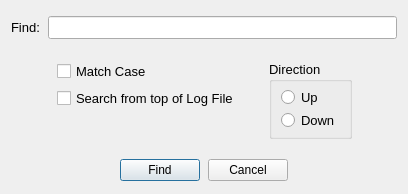
<?xml version="1.0" encoding="UTF-8"?>
<ui version="4.0">
 <class>Dialog_Find</class>
 <widget class="QDialog" name="Dialog_Find">
  <property name="modal">
   <bool>false</bool>
  </property>
  <property name="windowTitle">
   <string>Find</string>
  </property>
  <property name="windowModality">
   <enum>Qt::NonModal</enum>
  </property>
  <property name="geometry">
   <rect>
    <x>0</x>
    <y>0</y>
    <width>408</width>
    <height>194</height>
   </rect>
  </property>
  <layout class="QGridLayout" name="gridLayout">
   <property name="horizontalSpacing">
    <number>30</number>
   </property>
   <property name="topMargin">
    <number>10</number>
   </property>
   <item row="4" column="2" rowspan="3">
    <widget class="QGroupBox" name="groupBox">
     <property name="title">
      <string>Direction</string>
     </property>
     <property name="font">
      <font>
       <pointsize>10</pointsize>
      </font>
     </property>
     <layout class="QGridLayout" name="gridLayout_2">
      <property name="verticalSpacing">
       <number>2</number>
      </property>
      <property name="horizontalSpacing">
       <number>0</number>
      </property>
      <property name="topMargin">
       <number>5</number>
      </property>
      <property name="bottomMargin">
       <number>5</number>
      </property>
      <item row="1" column="0">
       <widget class="QRadioButton" name="down_RB">
        <property name="text">
         <string>Down</string>
        </property>
        <property name="font">
         <font>
          <pointsize>10</pointsize>
         </font>
        </property>
       </widget>
      </item>
      <item row="0" column="0">
       <widget class="QRadioButton" name="up_RB">
        <property name="text">
         <string>Up</string>
        </property>
        <property name="font">
         <font>
          <pointsize>10</pointsize>
         </font>
        </property>
       </widget>
      </item>
     </layout>
    </widget>
   </item>
   <item row="5" column="1">
    <widget class="QCheckBox" name="searchTop_CKB">
     <property name="text">
      <string>Search from top of Log File</string>
     </property>
     <property name="font">
      <font>
       <pointsize>10</pointsize>
      </font>
     </property>
    </widget>
   </item>
   <item row="2" column="0" colspan="4">
    <spacer name="verticalSpacer_1">
     <property name="sizeType">
      <enum>QSizePolicy::Fixed</enum>
     </property>
     <property name="sizeHint" stdset="0">
      <size>
       <width>100</width>
       <height>10</height>
      </size>
     </property>
     <property name="orientation">
      <enum>Qt::Vertical</enum>
     </property>
    </spacer>
   </item>
   <item row="10" column="2">
    <spacer name="verticalSpacer_2">
     <property name="sizeType">
      <enum>QSizePolicy::Fixed</enum>
     </property>
     <property name="sizeHint" stdset="0">
      <size>
       <width>20</width>
       <height>13</height>
      </size>
     </property>
     <property name="orientation">
      <enum>Qt::Vertical</enum>
     </property>
    </spacer>
   </item>
   <item row="4" column="1">
    <widget class="QCheckBox" name="case_CKB">
     <property name="text">
      <string>Match Case</string>
     </property>
     <property name="font">
      <font>
       <pointsize>10</pointsize>
      </font>
     </property>
    </widget>
   </item>
   <item row="0" column="0" rowspan="2" colspan="4">
    <layout class="QHBoxLayout" name="horizontalLayout">
     <property name="spacing">
      <number>8</number>
     </property>
     <item>
      <widget class="QLabel" name="label">
       <property name="text">
        <string>Find:</string>
       </property>
       <property name="minimumSize">
        <size>
         <width>0</width>
         <height>20</height>
        </size>
       </property>
       <property name="font">
        <font>
         <pointsize>10</pointsize>
        </font>
       </property>
      </widget>
     </item>
     <item>
      <widget class="QLineEdit" name="find">
       <property name="font">
        <font>
         <pointsize>10</pointsize>
        </font>
       </property>
      </widget>
     </item>
    </layout>
   </item>
   <item row="11" column="0" colspan="4">
    <layout class="QHBoxLayout" name="horizontalLayout_20">
     <item>
      <spacer name="horizontalSpacer_21">
       <property name="sizeHint" stdset="0">
        <size>
         <width>10</width>
         <height>20</height>
        </size>
       </property>
       <property name="orientation">
        <enum>Qt::Horizontal</enum>
       </property>
      </spacer>
     </item>
     <item>
      <widget class="QPushButton" name="find_PB">
       <property name="text">
        <string>Find</string>
       </property>
      </widget>
     </item>
     <item>
      <spacer name="horizontalSpacer_23">
       <property name="sizeType">
        <enum>QSizePolicy::Fixed</enum>
       </property>
       <property name="sizeHint" stdset="0">
        <size>
         <width>8</width>
         <height>25</height>
        </size>
       </property>
       <property name="orientation">
        <enum>Qt::Horizontal</enum>
       </property>
      </spacer>
     </item>
     <item>
      <widget class="QPushButton" name="cancel_PB">
       <property name="text">
        <string>Cancel</string>
       </property>
      </widget>
     </item>
     <item>
      <spacer name="horizontalSpacer_22">
       <property name="sizeHint" stdset="0">
        <size>
         <width>10</width>
         <height>20</height>
        </size>
       </property>
       <property name="orientation">
        <enum>Qt::Horizontal</enum>
       </property>
      </spacer>
     </item>
    </layout>
   </item>
  </layout>
 </widget>
 <tabstops>
  <tabstop>case_CKB</tabstop>
  <tabstop>searchTop_CKB</tabstop>
  <tabstop>up_RB</tabstop>
  <tabstop>down_RB</tabstop>
  <tabstop>find_PB</tabstop>
  <tabstop>cancel_PB</tabstop>
 </tabstops>
 <resources/>
 <connections/>
</ui>
